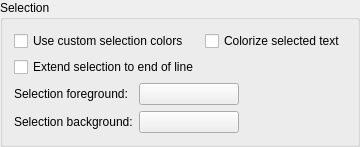
    <widget class="QGroupBox" name="selectionGroup">
     <property name="title">
      <string>Selection</string>
     </property>
     <layout class="QVBoxLayout" name="verticalLayout_11">
      <item>
       <layout class="QGridLayout" name="_3">
        <item row="0" column="0">
         <widget class="QCheckBox" name="customSelColourCheckBox">
          <property name="toolTip">
           <string>Select to use custom selection colors</string>
          </property>
          <property name="whatsThis">
           <string>&lt;b&gt;Use custom selection colors&lt;/b&gt;&lt;p&gt;Select this entry in order to use custom selection colors in the editor and shell windows. The colors for the selection foreground and background are defined on the colors page.&lt;/p&gt;</string>
          </property>
          <property name="text">
           <string>Use custom selection colors</string>
          </property>
         </widget>
        </item>
        <item row="0" column="1">
         <widget class="QCheckBox" name="colourizeSelTextCheckBox">
          <property name="toolTip">
           <string>Select, if selected text should be colorized by the lexer.</string>
          </property>
          <property name="text">
           <string>Colorize selected text</string>
          </property>
         </widget>
        </item>
        <item row="1" column="0">
         <widget class="QCheckBox" name="extentSelEolCheckBox">
          <property name="toolTip">
           <string>Select to extend selection to end of line</string>
          </property>
          <property name="text">
           <string>Extend selection to end of line</string>
          </property>
         </widget>
        </item>
       </layout>
      </item>
      <item>
       <layout class="QGridLayout" name="gridLayout_12">
        <item row="0" column="0">
         <widget class="QLabel" name="TextLabel2_2_2_2_2_4">
          <property name="text">
           <string>Selection foreground:</string>
          </property>
         </widget>
        </item>
        <item row="0" column="1">
         <widget class="QPushButton" name="selectionForegroundButton">
          <property name="minimumSize">
           <size>
            <width>100</width>
            <height>0</height>
           </size>
          </property>
          <property name="toolTip">
           <string>Select the foreground color for the selection.</string>
          </property>
          <property name="text">
           <string/>
          </property>
         </widget>
        </item>
        <item row="0" column="2">
         <spacer name="horizontalSpacer_8">
          <property name="orientation">
           <enum>Qt::Horizontal</enum>
          </property>
          <property name="sizeHint" stdset="0">
           <size>
            <width>40</width>
            <height>20</height>
           </size>
          </property>
         </spacer>
        </item>
        <item row="1" column="0">
         <widget class="QLabel" name="TextLabel2_2_2_2_2_5">
          <property name="text">
           <string>Selection background:</string>
          </property>
         </widget>
        </item>
        <item row="1" column="1">
         <widget class="QPushButton" name="selectionBackgroundButton">
          <property name="minimumSize">
           <size>
            <width>100</width>
            <height>0</height>
           </size>
          </property>
          <property name="toolTip">
           <string>Select the background color for the selection.</string>
          </property>
          <property name="text">
           <string/>
          </property>
         </widget>
        </item>
       </layout>
      </item>
     </layout>
    </widget>
